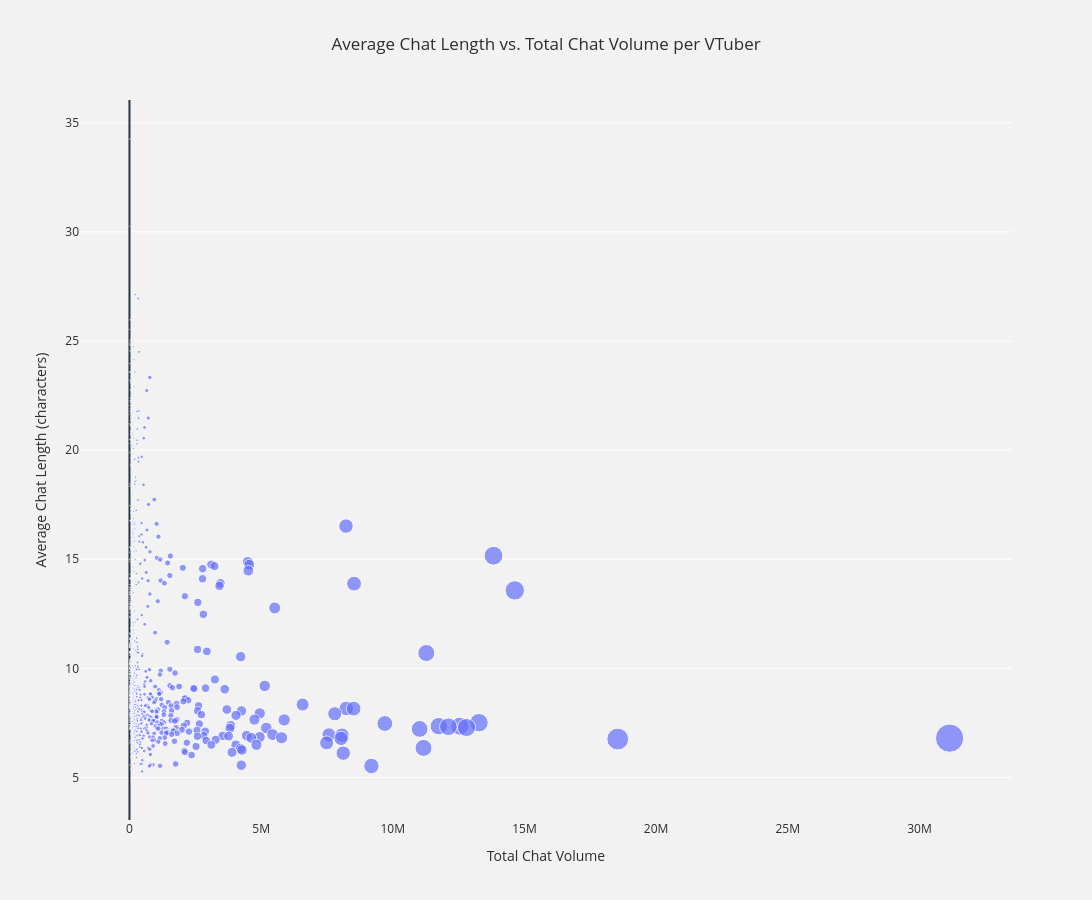

Source (notebook cell):
### Code cell
# 1. Execute the query and convert to Pandas
df_pd = long_chat().toPandas()

# 2. Generate Scatter Plot
fig1 = px.scatter(
    df_pd, 
    x='total_chats', 
    y='avg_chat_length', 
    hover_name='English Name',          # Shows the VTuber name when hovering over a dot
    size='total_chats',                 # Optional: Makes dots bigger for higher chat volumes
    title='Average Chat Length vs. Total Chat Volume per VTuber',
    labels={
        'total_chats': 'Total Chat Volume', 
        'avg_chat_length': 'Average Chat Length (characters)'
    },
    template='plotly_dark',              # Optional: Gives it a sleek dark theme
    width=1600,
    height=900
)

# 3. Customize the background to light gray
fig1.update_layout(
    plot_bgcolor='#F2F2F2',   # Light gray for the plotting area
    paper_bgcolor='#F2F2F2',  # Light gray for the surrounding paper area
    font=dict(color='#2D2D2D'), # Dark gray text for better readability on light bg
    title_x=0.5               # Centers the title for better UX
)

# 4. Refine the grid lines for a cleaner look
fig1.update_xaxes(showgrid=False)
fig1.update_yaxes(gridcolor='white') # White grid lines pop slightly against light gray

# 5. Refine marker transparency and border
fig1.update_traces(
    marker=dict(
        opacity=0.7, 
        line=dict(width=1, color='#FFFFFF') # Added a white border to make overlapping dots distinct
    )
) 

fig1.show()

### Figure 1 — Plotly figure (JSON) as saved in the notebook; plotly's stock layout.template omitted (floating-point values rounded to 4 significant figures; data arrays with more than 128 entries replaced by an {"elided": "..."} marker saying what was removed)
{"data": [{"hovertemplate": "<b>%{hovertext}</b><br><br>Total Chat Volume=%{marker.size}<br>Average Chat Length (characters)=%{y}<extra></extra>", "hovertext": {"elided": "840 str values"}, "legendgroup": "", "marker": {"color": "#636efa", "line": {"color": "#FFFFFF", "width": 1}, "opacity": 0.7, "size": {"elided": "840 int values"}, "sizemode": "area", "sizeref": 77860.0, "symbol": "circle"}, "mode": "markers", "name": "", "orientation": "v", "showlegend": false, "type": "scatter", "x": {"elided": "840 int values"}, "xaxis": "x", "y": {"elided": "840 float values"}, "yaxis": "y"}], "layout": {"font": {"color": "#2D2D2D"}, "height": 900, "legend": {"itemsizing": "constant", "tracegroupgap": 0}, "paper_bgcolor": "#F2F2F2", "plot_bgcolor": "#F2F2F2", "title": {"text": "Average Chat Length vs. Total Chat Volume per VTuber", "x": 0.5}, "width": 1600, "xaxis": {"anchor": "y", "domain": [0, 1], "showgrid": false, "title": {"text": "Total Chat Volume"}}, "yaxis": {"anchor": "x", "domain": [0, 1], "gridcolor": "white", "title": {"text": "Average Chat Length (characters)"}}}}
